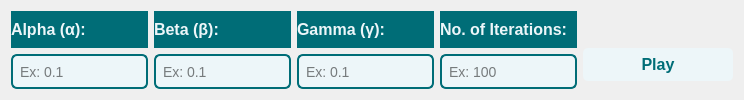
             <widget class="QWidget" name="snake_page">
              <layout class="QHBoxLayout" name="horizontalLayout_13">
               <item>
                <layout class="QVBoxLayout" name="verticalLayout_28">
                 <item>
                  <widget class="QLabel" name="label_18">
                   <property name="styleSheet">
                    <string notr="true">background-color: #006d77;
color:#edf6f9;
font-size: 16px;
font-weight:500;</string>
                   </property>
                   <property name="text">
                    <string>Alpha (α): </string>
                   </property>
                  </widget>
                 </item>
                 <item>
                  <widget class="QLineEdit" name="snake_alpha">
                   <property name="minimumSize">
                    <size>
                     <width>0</width>
                     <height>35</height>
                    </size>
                   </property>
                   <property name="styleSheet">
                    <string notr="true">
    QLineEdit {
        background-color: #edf6f9;
        color: #000000;
        border: 2px solid #006d77;
        border-radius: 6px;
        padding: 5px;
        font-size: 14px;
    }
    QLineEdit:focus {
        border: 2px solid #83c5be;
        background-color: #ffffff;
    }
</string>
                   </property>
                   <property name="placeholderText">
                    <string>Ex: 0.1</string>
                   </property>
                  </widget>
                 </item>
                </layout>
               </item>
               <item>
                <layout class="QVBoxLayout" name="verticalLayout_27">
                 <item>
                  <widget class="QLabel" name="label_21">
                   <property name="styleSheet">
                    <string notr="true">background-color: #006d77;
color:#edf6f9;
font-size: 16px;
font-weight:500;</string>
                   </property>
                   <property name="text">
                    <string>Beta (β):</string>
                   </property>
                  </widget>
                 </item>
                 <item>
                  <widget class="QLineEdit" name="snake_beta">
                   <property name="minimumSize">
                    <size>
                     <width>0</width>
                     <height>35</height>
                    </size>
                   </property>
                   <property name="maximumSize">
                    <size>
                     <width>16777215</width>
                     <height>35</height>
                    </size>
                   </property>
                   <property name="styleSheet">
                    <string notr="true">
    QLineEdit {
        background-color: #edf6f9;
        color: #000000;
        border: 2px solid #006d77;
        border-radius: 6px;
        padding: 5px;
        font-size: 14px;
    }
    QLineEdit:focus {
        border: 2px solid #83c5be;
        background-color: #ffffff;
    }
</string>
                   </property>
                   <property name="placeholderText">
                    <string>Ex: 0.1</string>
                   </property>
                  </widget>
                 </item>
                </layout>
               </item>
               <item>
                <layout class="QVBoxLayout" name="verticalLayout_26">
                 <item>
                  <widget class="QLabel" name="label_19">
                   <property name="styleSheet">
                    <string notr="true">background-color: #006d77;
color:#edf6f9;
font-size: 16px;
font-weight:500;</string>
                   </property>
                   <property name="text">
                    <string>Gamma (γ):</string>
                   </property>
                  </widget>
                 </item>
                 <item>
                  <widget class="QLineEdit" name="snake_gamma">
                   <property name="minimumSize">
                    <size>
                     <width>0</width>
                     <height>35</height>
                    </size>
                   </property>
                   <property name="styleSheet">
                    <string notr="true">
    QLineEdit {
        background-color: #edf6f9;
        color: #000000;
        border: 2px solid #006d77;
        border-radius: 6px;
        padding: 5px;
        font-size: 14px;
    }
    QLineEdit:focus {
        border: 2px solid #83c5be;
        background-color: #ffffff;
    }
</string>
                   </property>
                   <property name="placeholderText">
                    <string>Ex: 0.1</string>
                   </property>
                  </widget>
                 </item>
                </layout>
               </item>
               <item>
                <layout class="QVBoxLayout" name="verticalLayout_25">
                 <item>
                  <widget class="QLabel" name="label_20">
                   <property name="styleSheet">
                    <string notr="true">background-color: #006d77;
color:#edf6f9;
font-size: 16px;
font-weight:500;</string>
                   </property>
                   <property name="text">
                    <string>No. of Iterations:</string>
                   </property>
                  </widget>
                 </item>
                 <item>
                  <widget class="QLineEdit" name="snake_no_of_iterations">
                   <property name="minimumSize">
                    <size>
                     <width>0</width>
                     <height>35</height>
                    </size>
                   </property>
                   <property name="styleSheet">
                    <string notr="true">
    QLineEdit {
        background-color: #edf6f9;
        color: #000000;
        border: 2px solid #006d77;
        border-radius: 6px;
        padding: 5px;
        font-size: 14px;
    }
    QLineEdit:focus {
        border: 2px solid #83c5be;
        background-color: #ffffff;
    }
</string>
                   </property>
                   <property name="placeholderText">
                    <string>Ex: 100</string>
                   </property>
                  </widget>
                 </item>
                </layout>
               </item>
               <item>
                <layout class="QVBoxLayout" name="verticalLayout_24">
                 <property name="topMargin">
                  <number>30</number>
                 </property>
                 <item>
                  <widget class="QPushButton" name="snake_apply_button">
                   <property name="minimumSize">
                    <size>
                     <width>150</width>
                     <height>33</height>
                    </size>
                   </property>
                   <property name="maximumSize">
                    <size>
                     <width>100</width>
                     <height>33</height>
                    </size>
                   </property>
                   <property name="styleSheet">
                    <string notr="true">background-color:#edf6f9;
border-radius: 5px;
color:#006d77;
font-size: 16px;
font-weight:500;</string>
                   </property>
                   <property name="text">
                    <string>Play</string>
                   </property>
                   <property name="icon">
                    <iconset>
                     <normaloff>icons_setup/icons/play-button-arrowhead.png</normaloff>icons_setup/icons/play-button-arrowhead.png</iconset>
                   </property>
                  </widget>
                 </item>
                </layout>
               </item>
              </layout>
             </widget>
